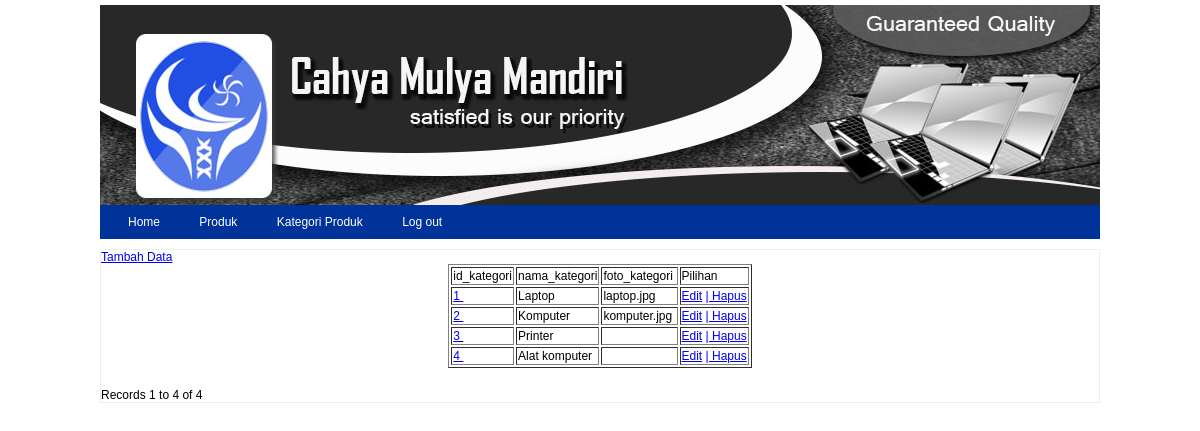
The page /gudang/kategori_barang/index.php on the database its author committed.
### tables this page shows
CREATE TABLE `kategori_barang` (
  `id_kategori` int(5) NOT NULL AUTO_INCREMENT,
  `nama_kategori` varchar(250) NOT NULL,
  `foto_kategori` varchar(250) DEFAULT NULL,
  PRIMARY KEY (`id_kategori`)
);

### gudang/kategori_barang/index.php (the view, shortened to what this page needs)
<?php require_once('../../Connections/toko_cahya.php');
include'../head.php';
include'../menu.php'; ?>
<a href="tambah.php" id="tambah"> Tambah Data </a>
<?php
$maxRows_index = 10;
$pageNum_index = 0;
$startRow_index = $pageNum_index * $maxRows_index;
$query_index = "SELECT * FROM kategori_barang";
$query_limit_index = sprintf("%s LIMIT %d, %d", $query_index, $startRow_index, $maxRows_index);
$index = mysql_query($query_limit_index, $toko_cahya) or die(mysql_error());
$row_index = mysql_fetch_assoc($index);
if (isset($_GET['totalRows_index'])) {
  $totalRows_index = $_GET['totalRows_index'];
} else {
  $all_index = mysql_query($query_index);
  $totalRows_index = mysql_num_rows($all_index);
}
$totalPages_index = ceil($totalRows_index/$maxRows_index)-1;
?>
<!DOCTYPE html PUBLIC "-//W3C//DTD XHTML 1.0 Transitional//EN" "http://www.w3.org/TR/xhtml1/DTD/xhtml1-transitional.dtd">
<html xmlns="http://www.w3.org/1999/xhtml">
<head>
</head>
<body>
<table border="1" align="center">
  <tr>
    <td>id_kategori</td>
    <td>nama_kategori</td>
    <td>foto_kategori</td>
    <td>Pilihan</td>
  </tr>
  <?php do { ?>
    <tr>
      <td><a href="detail.php?recordID=<?php echo $row_index['id_kategori']; ?>"> <?php echo $row_index['id_kategori']; ?>&nbsp; </a></td>
      <td><?php echo $row_index['nama_kategori']; ?>&nbsp; </td>
      <td><?php echo $row_index['foto_kategori']; ?>&nbsp; </td>
      <td><a href="edit.php?id_kategori=<?php echo $row_index['id_kategori']; ?>">Edit</a> <a href="hapus.php?id_kategori=<?php echo $row_index['id_kategori']; ?>">| Hapus</a></td>
    </tr>
    <?php } while ($row_index = mysql_fetch_assoc($index)); ?>
</table>
<br />
<table border="0">
  <tr>
    <td><?php if ($pageNum_index > 0) {  ?>
        <?php }  ?></td>
    <td><?php if ($pageNum_index > 0) {  ?>
        <?php }  ?></td>
    <td><?php if ($pageNum_index < $totalPages_index) {  ?>
        <?php }  ?></td>
    <td><?php if ($pageNum_index < $totalPages_index) {  ?>
        <?php }  ?></td>
  </tr>
</table>
Records <?php echo ($startRow_index + 1) ?> to <?php echo min($startRow_index + $maxRows_index, $totalRows_index) ?> of <?php echo $totalRows_index ?>
</body>
</html>

### tema.css (style rules this page uses)
body { font-family:Verdana, Geneva, sans-serif; font-size:12px; margin:0; padding:0; }

### rows shown on the page
kategori_barang: id_kategori "1", nama_kategori "Laptop", foto_kategori "laptop.jpg"
kategori_barang: id_kategori "2", nama_kategori "Komputer", foto_kategori "komputer.jpg"
kategori_barang: id_kategori "3", nama_kategori "Printer"
kategori_barang: id_kategori "4", nama_kategori "Alat komputer"

### other values the page prints
$startRow_index + 1 "1"
min($startRow_index + $maxRows_index, $totalRows_index) "4"
$totalRows_index "4"
